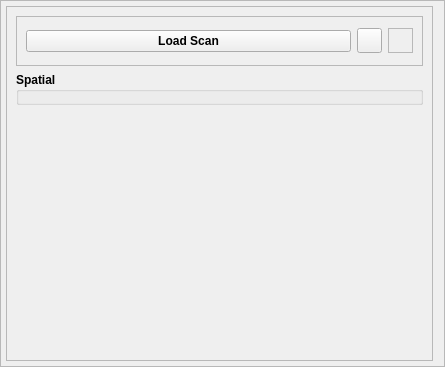
<?xml version="1.0" encoding="UTF-8"?>
<ui version="4.0">
 <class>Frame</class>
 <widget class="QFrame" name="Frame">
  <property name="geometry">
   <rect>
    <x>0</x>
    <y>0</y>
    <width>445</width>
    <height>367</height>
   </rect>
  </property>
  <property name="focusPolicy">
   <enum>Qt::StrongFocus</enum>
  </property>
  <property name="windowTitle">
   <string>Frame</string>
  </property>
  <property name="frameShape">
   <enum>QFrame::StyledPanel</enum>
  </property>
  <property name="frameShadow">
   <enum>QFrame::Raised</enum>
  </property>
  <layout class="QHBoxLayout" name="horizontalLayout">
   <property name="spacing">
    <number>5</number>
   </property>
   <property name="leftMargin">
    <number>5</number>
   </property>
   <property name="topMargin">
    <number>5</number>
   </property>
   <property name="bottomMargin">
    <number>5</number>
   </property>
   <item>
    <widget class="QFrame" name="frame">
     <property name="maximumSize">
      <size>
       <width>650</width>
       <height>16777215</height>
      </size>
     </property>
     <property name="frameShape">
      <enum>QFrame::StyledPanel</enum>
     </property>
     <property name="frameShadow">
      <enum>QFrame::Raised</enum>
     </property>
     <layout class="QVBoxLayout" name="verticalLayout_2">
      <item>
       <widget class="QFrame" name="loadscan_frame">
        <property name="minimumSize">
         <size>
          <width>0</width>
          <height>50</height>
         </size>
        </property>
        <property name="frameShape">
         <enum>QFrame::StyledPanel</enum>
        </property>
        <property name="frameShadow">
         <enum>QFrame::Sunken</enum>
        </property>
        <layout class="QHBoxLayout" name="horizontalLayout_3">
         <item>
          <widget class="QPushButton" name="loadScanBtn">
           <property name="font">
            <font>
             <weight>75</weight>
             <bold>true</bold>
            </font>
           </property>
           <property name="text">
            <string>Load Scan</string>
           </property>
          </widget>
         </item>
         <item>
          <widget class="QToolButton" name="helpBtn">
           <property name="minimumSize">
            <size>
             <width>25</width>
             <height>25</height>
            </size>
           </property>
           <property name="maximumSize">
            <size>
             <width>25</width>
             <height>25</height>
            </size>
           </property>
           <property name="text">
            <string/>
           </property>
           <property name="icon">
            <iconset resource="../../../../../../icons/icons.qrc">
             <normaloff>:/scan_plugins/helplite.png</normaloff>:/scan_plugins/helplite.png</iconset>
           </property>
           <property name="iconSize">
            <size>
             <width>50</width>
             <height>50</height>
            </size>
           </property>
          </widget>
         </item>
         <item>
          <widget class="QLabel" name="rtclkpic">
           <property name="maximumSize">
            <size>
             <width>25</width>
             <height>25</height>
            </size>
           </property>
           <property name="autoFillBackground">
            <bool>true</bool>
           </property>
           <property name="frameShape">
            <enum>QFrame::StyledPanel</enum>
           </property>
           <property name="text">
            <string/>
           </property>
           <property name="pixmap">
            <pixmap resource="../../../../../../icons/icons.qrc">:/scan_plugins/icons8-mouse-right-click-50.png</pixmap>
           </property>
           <property name="scaledContents">
            <bool>true</bool>
           </property>
           <property name="alignment">
            <set>Qt::AlignRight|Qt::AlignTrailing|Qt::AlignVCenter</set>
           </property>
          </widget>
         </item>
        </layout>
       </widget>
      </item>
      <item>
       <widget class="QGroupBox" name="evGrpBox">
        <property name="maximumSize">
         <size>
          <width>16777215</width>
          <height>16777215</height>
         </size>
        </property>
        <property name="font">
         <font>
          <weight>75</weight>
          <bold>true</bold>
         </font>
        </property>
        <property name="title">
         <string>Spatial</string>
        </property>
        <layout class="QVBoxLayout" name="verticalLayout">
         <property name="spacing">
          <number>5</number>
         </property>
         <property name="leftMargin">
          <number>5</number>
         </property>
         <property name="topMargin">
          <number>5</number>
         </property>
         <property name="rightMargin">
          <number>2</number>
         </property>
         <property name="bottomMargin">
          <number>5</number>
         </property>
         <item>
          <layout class="QHBoxLayout" name="horizontalLayout_2"/>
         </item>
        </layout>
       </widget>
      </item>
      <item>
       <spacer name="verticalSpacer">
        <property name="orientation">
         <enum>Qt::Vertical</enum>
        </property>
        <property name="sizeHint" stdset="0">
         <size>
          <width>20</width>
          <height>40</height>
         </size>
        </property>
       </spacer>
      </item>
     </layout>
    </widget>
   </item>
  </layout>
 </widget>
 <resources>
  <include location="../../../../../../icons/icons.qrc"/>
 </resources>
 <connections/>
</ui>
